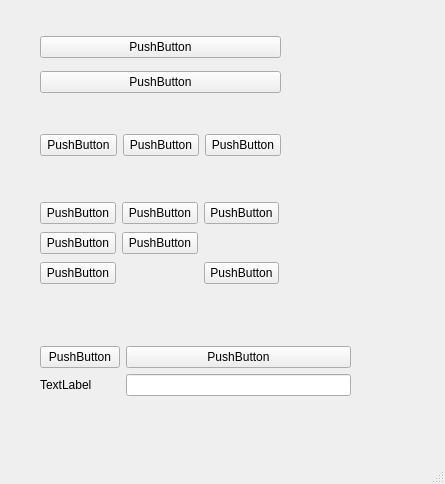
<?xml version="1.0" encoding="UTF-8"?>
<ui version="4.0">
 <class>MainWindow</class>
 <widget class="QMainWindow" name="MainWindow">
  <property name="geometry">
   <rect>
    <x>0</x>
    <y>0</y>
    <width>445</width>
    <height>484</height>
   </rect>
  </property>
  <property name="windowTitle">
   <string>MainWindow</string>
  </property>
  <widget class="QWidget" name="centralwidget">
   <widget class="QWidget" name="verticalLayoutWidget">
    <property name="geometry">
     <rect>
      <x>40</x>
      <y>29</y>
      <width>241</width>
      <height>71</height>
     </rect>
    </property>
    <layout class="QVBoxLayout" name="verticalLayout">
     <item>
      <widget class="QPushButton" name="pushButton">
       <property name="text">
        <string>PushButton</string>
       </property>
      </widget>
     </item>
     <item>
      <widget class="QPushButton" name="pushButton_2">
       <property name="text">
        <string>PushButton</string>
       </property>
      </widget>
     </item>
    </layout>
   </widget>
   <widget class="QWidget" name="horizontalLayoutWidget">
    <property name="geometry">
     <rect>
      <x>40</x>
      <y>110</y>
      <width>241</width>
      <height>71</height>
     </rect>
    </property>
    <layout class="QHBoxLayout" name="horizontalLayout">
     <item>
      <widget class="QPushButton" name="pushButton_5">
       <property name="text">
        <string>PushButton</string>
       </property>
      </widget>
     </item>
     <item>
      <widget class="QPushButton" name="pushButton_4">
       <property name="text">
        <string>PushButton</string>
       </property>
      </widget>
     </item>
     <item>
      <widget class="QPushButton" name="pushButton_3">
       <property name="text">
        <string>PushButton</string>
       </property>
      </widget>
     </item>
    </layout>
   </widget>
   <widget class="QWidget" name="gridLayoutWidget">
    <property name="geometry">
     <rect>
      <x>40</x>
      <y>200</y>
      <width>239</width>
      <height>86</height>
     </rect>
    </property>
    <layout class="QGridLayout" name="gridLayout">
     <item row="1" column="0">
      <widget class="QPushButton" name="pushButton_9">
       <property name="text">
        <string>PushButton</string>
       </property>
      </widget>
     </item>
     <item row="0" column="1">
      <widget class="QPushButton" name="pushButton_6">
       <property name="text">
        <string>PushButton</string>
       </property>
      </widget>
     </item>
     <item row="0" column="2">
      <widget class="QPushButton" name="pushButton_8">
       <property name="text">
        <string>PushButton</string>
       </property>
      </widget>
     </item>
     <item row="0" column="0">
      <widget class="QPushButton" name="pushButton_7">
       <property name="text">
        <string>PushButton</string>
       </property>
      </widget>
     </item>
     <item row="2" column="0">
      <widget class="QPushButton" name="pushButton_10">
       <property name="text">
        <string>PushButton</string>
       </property>
      </widget>
     </item>
     <item row="2" column="2">
      <widget class="QPushButton" name="pushButton_11">
       <property name="text">
        <string>PushButton</string>
       </property>
      </widget>
     </item>
     <item row="1" column="1">
      <widget class="QPushButton" name="pushButton_12">
       <property name="text">
        <string>PushButton</string>
       </property>
      </widget>
     </item>
    </layout>
   </widget>
   <widget class="QWidget" name="formLayoutWidget">
    <property name="geometry">
     <rect>
      <x>40</x>
      <y>310</y>
      <width>311</width>
      <height>121</height>
     </rect>
    </property>
    <layout class="QFormLayout" name="formLayout">
     <property name="formAlignment">
      <set>Qt::AlignLeading|Qt::AlignLeft|Qt::AlignVCenter</set>
     </property>
     <item row="0" column="0">
      <widget class="QPushButton" name="pushButton_13">
       <property name="text">
        <string>PushButton</string>
       </property>
      </widget>
     </item>
     <item row="0" column="1">
      <widget class="QPushButton" name="pushButton_14">
       <property name="text">
        <string>PushButton</string>
       </property>
      </widget>
     </item>
     <item row="1" column="0">
      <widget class="QLabel" name="label">
       <property name="text">
        <string>TextLabel</string>
       </property>
      </widget>
     </item>
     <item row="1" column="1">
      <widget class="QLineEdit" name="lineEdit"/>
     </item>
    </layout>
   </widget>
  </widget>
  <widget class="QMenuBar" name="menubar">
   <property name="geometry">
    <rect>
     <x>0</x>
     <y>0</y>
     <width>445</width>
     <height>22</height>
    </rect>
   </property>
  </widget>
  <widget class="QStatusBar" name="statusbar"/>
 </widget>
 <resources/>
 <connections/>
</ui>
